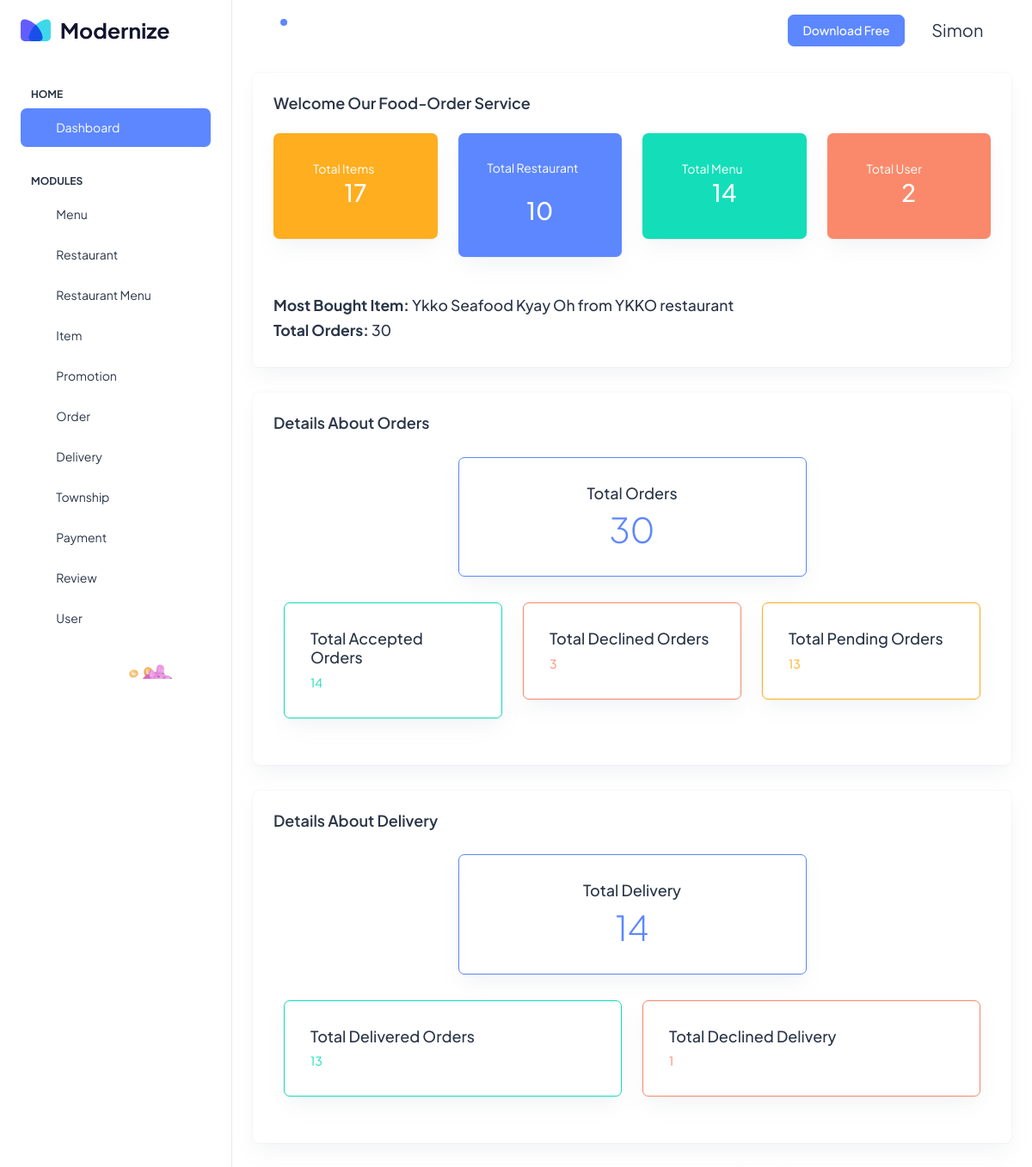
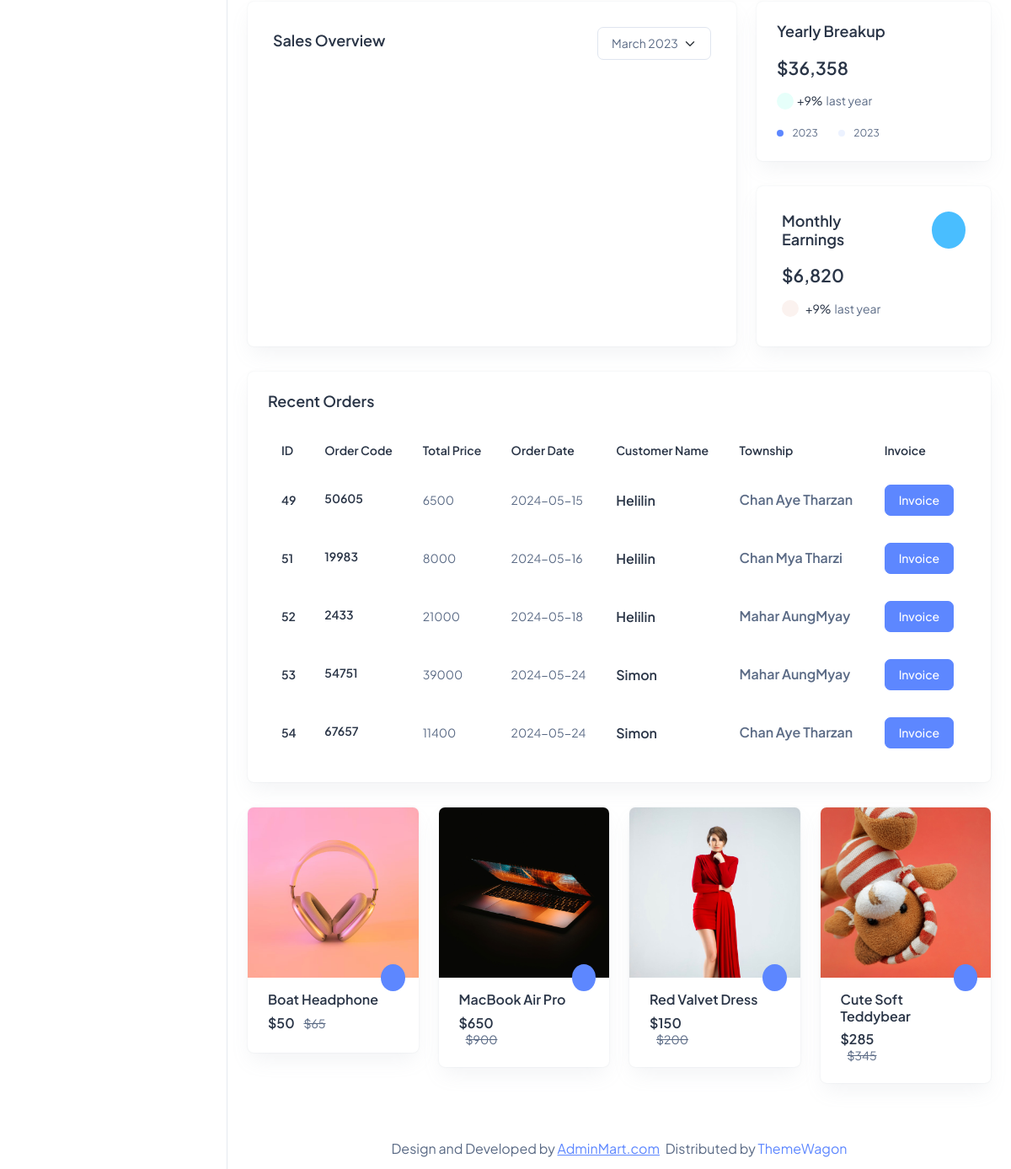
The app's page /admin/views/dashboard/index.php (signed in) with its own data (2 pictures, top to bottom).
### tables this page shows
CREATE TABLE `item` (
  `id` int(11) NOT NULL,
  `name` varchar(255) NOT NULL,
  `image` varchar(255) NOT NULL,
  `price` int(11) NOT NULL,
  `description` varchar(255) NOT NULL,
  `restaurant_id` int(11) NOT NULL,
  `menu_id` int(11) NOT NULL,
  `status` varchar(255) NOT NULL
);

CREATE TABLE `restaurant` (
  `id` int(11) NOT NULL,
  `name` varchar(255) NOT NULL,
  `profile_img` varchar(255) NOT NULL,
  `bg_img` varchar(255) NOT NULL,
  `address` varchar(255) NOT NULL,
  `open_time` varchar(255) NOT NULL,
  `status` varchar(255) DEFAULT NULL
);

CREATE TABLE `order_details` (
  `id` int(11) NOT NULL,
  `order_code` int(11) NOT NULL,
  `subtotal` int(11) NOT NULL,
  `order_date` date NOT NULL,
  `order_time` time NOT NULL,
  `user_id` int(11) NOT NULL,
  `township_id` int(11) NOT NULL,
  `phone` int(11) NOT NULL,
  `address` varchar(255) NOT NULL,
  `status` varchar(255) NOT NULL
);

CREATE TABLE `user` (
  `id` int(11) NOT NULL,
  `name` varchar(255) NOT NULL,
  `email` varchar(255) NOT NULL,
  `password` varchar(255) NOT NULL
);

CREATE TABLE `township` (
  `id` int(11) NOT NULL,
  `name` varchar(255) NOT NULL,
  `fee` varchar(255) NOT NULL,
  `status` varchar(255) NOT NULL
);

### admin/views/dashboard/index.php (the view, shortened to what the rows shown need)
<?php
include_once __DIR__ . '/../../layouts/sidebar.php';
include_once __DIR__ . '/../../controller/OrderController.php';
include_once __DIR__ . '/../../controller/ItemController.php';
include_once __DIR__ . '/../../controller/RestaurantController.php';
include_once __DIR__ . '/../../controller/MenuController.php';
include_once __DIR__ . '/../../controller/UserController.php';
$order_controller = new OrderController();
$orders = $order_controller->getRecentOrders();
$mostboughtitem = $order_controller->getMostBoughtItem();
$item_controller = new ItemController();
$totalitem = $item_controller->getTotalItems();
$restaurant_controller = new RestaurantController();
$totalrestaurant = $restaurant_controller->getTotalRestaurants();
$menu_controller = new MenuController();
$totalmenu = $menu_controller->getTotalMenus();
$user_controller = new UserController();
$totaluser = $user_controller->getTotalUsers();
?>
<div class="container-fluid">
  <div class="row">
    <div class="col-lg-12 d-flex align-items-stretch">
      <div class="card w-100">
        <div class="card-body p-4">
          <div class="row fs-3">
            <div class="col-xl-3 col-sm-6 mb-3">
                <div class="card border-1 text-white bg-warning o-hidden">
                    <div class="card-body">
                        <h2 class="text-center text-white mr-5"><?php echo $totalitem?></h2>
                    </div>
                </div>
            </div>
            <div class="col-xl-3 col-sm-6 mb-3">
                <div class="card border-1 text-white bg-primary o-hidden">
                    <div class="card-body">
                        <h2 class="text-center text-white mr-5"><?php echo $totalrestaurant?></h2>
                    </div>
                </div>
            </div>
            <div class="col-xl-3 col-sm-6 mb-3">
                <div class="card border-1 text-white bg-success o-hidden">
                    <div class="card-body">
                        <h2 class="text-center text-white mr-5"><?php echo $totalmenu?></h2>
                    </div>
                </div>
            </div>
            <div class="col-xl-3 col-sm-6 mb-3">
                <div class="card border-1 text-white bg-danger o-hidden">
                    <div class="card-body">
                        <h2 class="text-center text-white mr-5"><?php echo $totaluser?></h2>
                    </div>
                </div>
            </div>
          </div>
          <div class="row">
              <div class="col-md-12">
                  <h5><strong>Most Bought Item:</strong>  <span class=""><?php echo $mostboughtitem['item_name']," from ".$mostboughtitem['restaurant_name']. " restaurant"; ?></span></h5>
              </div>
          </div>
        </div>
      </div>
    </div>
  </div>
  <div class="row">
    <div class="col-lg-12 d-flex align-items-stretch">
      <div class="card w-100">
        <div class="card-body p-4">
          <div class="table-responsive">
            <table class="table text-nowrap mb-0 align-middle">
              <thead class="text-dark fs-4">
                <tr>
                  <th class="border-bottom-0">
                    <h6 class="fw-semibold mb-0">ID</h6>
                  </th>
                  <th class="border-bottom-0">
                    <h6 class="fw-semibold mb-0">Order Code</h6>
                  </th>
                  <th class="border-bottom-0">
                    <h6 class="fw-semibold mb-0">Total Price</h6>
                  </th>
                  <th class="border-bottom-0">
                    <h6 class="fw-semibold mb-0">Order Date</h6>
                  </th>
                  <th class="border-bottom-0">
                    <h6 class="fw-semibold mb-0">Customer Name</h6>
                  </th>
                  <th class="border-bottom-0">
                    <h6 class="fw-semibold mb-0">Township</h6>
                  </th>
                  <th class="border-bottom-0">
                    <h6 class="fw-semibold mb-0">Invoice</h6>
                  </th>
                </tr>
              </thead>
              <tbody>
                <?php
                foreach ($orders as $order) {
                ?>
                  <tr>
                    <td class="border-bottom-0">
                      <h6 class="fw-semibold mb-0"><?php echo $order['id']; ?></h6>
                    </td>
                    <td class="border-bottom-0">
                      <h6 class="fw-semibold mb-1"><?php echo $order['order_code']; ?></h6>
                    </td>
                    <td class="border-bottom-0">
                      <p class="mb-0 fw-normal"><?php echo $order['subtotal']; ?></p>
                    </td>
                    <td class="border-bottom-0">
                      <p class="mb-0 fw-normal"><?php echo $order['order_date']; ?></p>
                    </td>
                    <td class="border-bottom-0">
                      <h6 class="fw-semibold mb-0 fs-4"><?php echo $order['username']; ?></h6>
                    </td>
                    <td class="border-bottom-0">
                      <p class="fw-semibold mb-0 fs-4"><?php echo $order['township']; ?></p>
                    </td>
                    <td class="border-bottom-0">
                      <a href="invoice.php?order_code=<?php echo $order['order_code']; ?>" class="btn btn-primary">Invoice</a>
                    </td>
                  </tr>
                <?php
                }
                ?>
              </tbody>
            </table>
          </div>
        </div>
      </div>
    </div>
  </div>
</div>
  </body>
  </html>

### records on screen
item: name "Ykko Seafood Kyay Oh", restaurant.name "YKKO"
order_details: id "49", order_code "50605", subtotal "6500", order_date "2024-05-15", user.name "Helilin", township.name "Chan Aye Tharzan"
order_details: id "51", order_code "19983", subtotal "8000", order_date "2024-05-16", user.name "Helilin", township.name "Chan Mya Tharzi"
order_details: id "52", order_code "2433", subtotal "21000", order_date "2024-05-18", user.name "Helilin", township.name "Mahar AungMyay"
order_details: id "53", order_code "54751", subtotal "39000", order_date "2024-05-24", user.name "Simon", township.name "Mahar AungMyay"
order_details: id "54", order_code "67657", subtotal "11400", order_date "2024-05-24", user.name "Simon", township.name "Chan Aye Tharzan"

### other values on screen
$_SESSION['name'] "Simon"
$totalitem "17"
$totalrestaurant "10"
$totalmenu "14"
$totaluser "2"
$total_orders "30"
$total_accepted_orders "14"
$total_declined_orders "3"
$total_pending_orders "13"
$total_delivery_count "14"
$total_delivered_count "13"
$total_undelivered_count "1"
